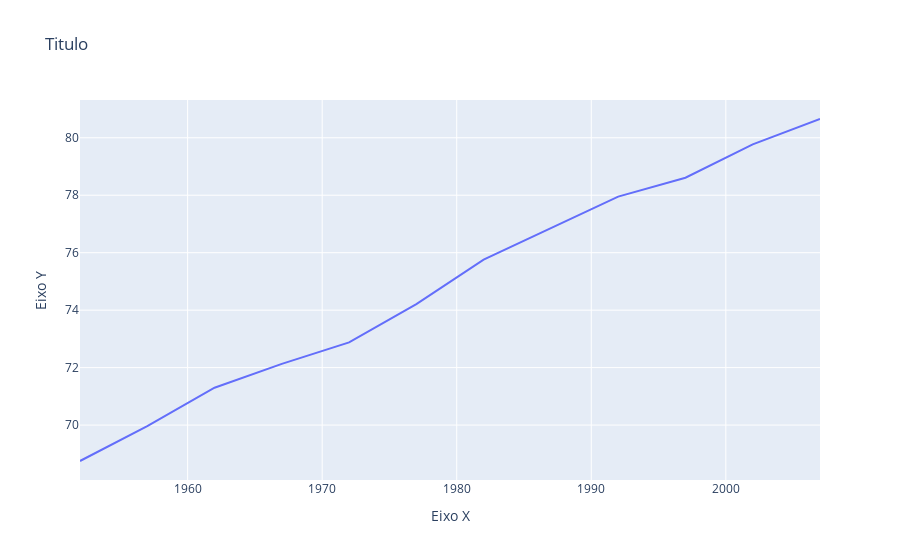

The code cell stored with this chart in its notebook:
### Code cell
trace2 = go.Scatter(
    x = df_canada['year'],
    y = df_canada['lifeExp'],
    mode = 'lines' # faz referência a marcadores (markers), aqui junta os pontos com linhas
)
layout = go.Layout(
    title = 'Titulo', 
    xaxis = dict(
        title = 'Eixo X'
    ),
    yaxis = dict(
        title = 'Eixo Y'
    )
)
data = [trace2]
fig = go.Figure(data=data, layout=layout)
pyo.iplot(fig)

### Figure 1 — Plotly figure (JSON) as saved in the notebook; plotly's stock layout.template omitted (floating-point values rounded to 4 significant figures)
{"data": [{"mode": "lines", "type": "scatter", "x": [1952, 1957, 1962, 1967, 1972, 1977, 1982, 1987, 1992, 1997, 2002, 2007], "y": [68.75, 69.96, 71.3, 72.13, 72.88, 74.21, 75.76, 76.86, 77.95, 78.61, 79.77, 80.65]}], "layout": {"title": {"text": "Titulo"}, "xaxis": {"title": {"text": "Eixo X"}}, "yaxis": {"title": {"text": "Eixo Y"}}}}
